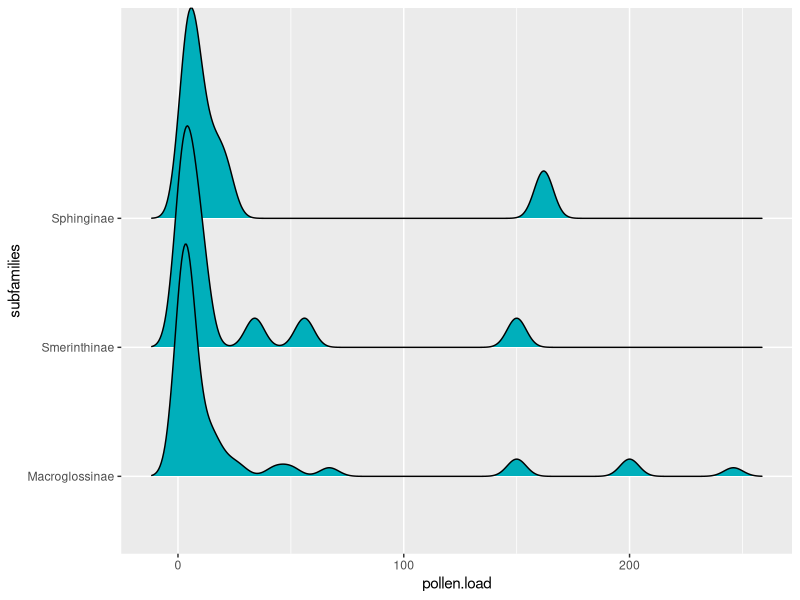
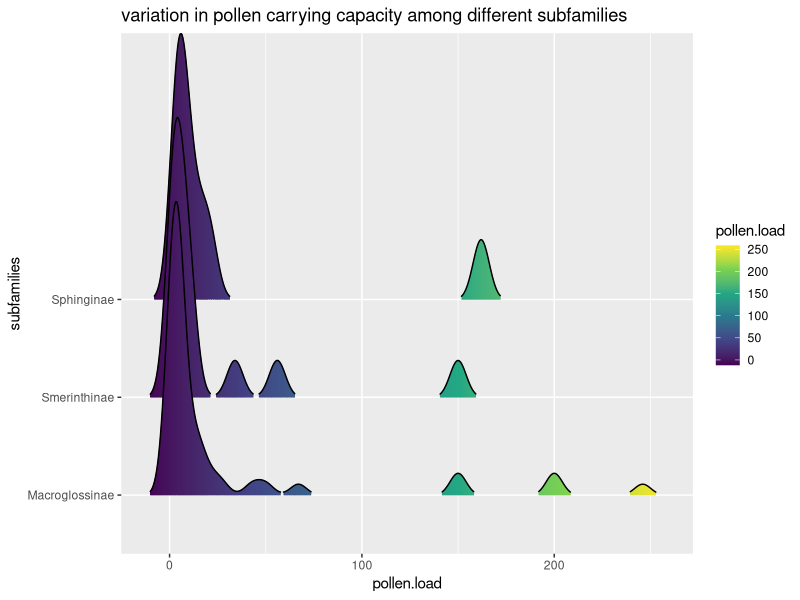

Write the R code that produced these figures, in order.
install.packages("ggplot2")
library("ggplot2")
install.packages("ggridges")
library("ggridges")
data <-data.frame(x = 1:1000, y = rep(1, 1000), height = c(0, 1, 3, 4, 2))
sphinx <-read.csv("POLLEN LOAD FINAL.csv")
sphinx
ggplot(sphinx,aes(x=pollen.load, y= subfamilies, group=subfamilies)) + geom_density_ridges(fill = "#00AFBB")
data("lincoln_weather")
ggplot(sphinx,aes(x= `pollen.load`, y=`subfamilies` , fill=stat(x))) + geom_density_ridges_gradient(scale = 3, size = 0.3, rel_min_height = 0.01) + scale_fill_viridis_c(name="pollen.load", option="c") + labs(title = "variation in pollen carrying capacity among different subfamilies")

